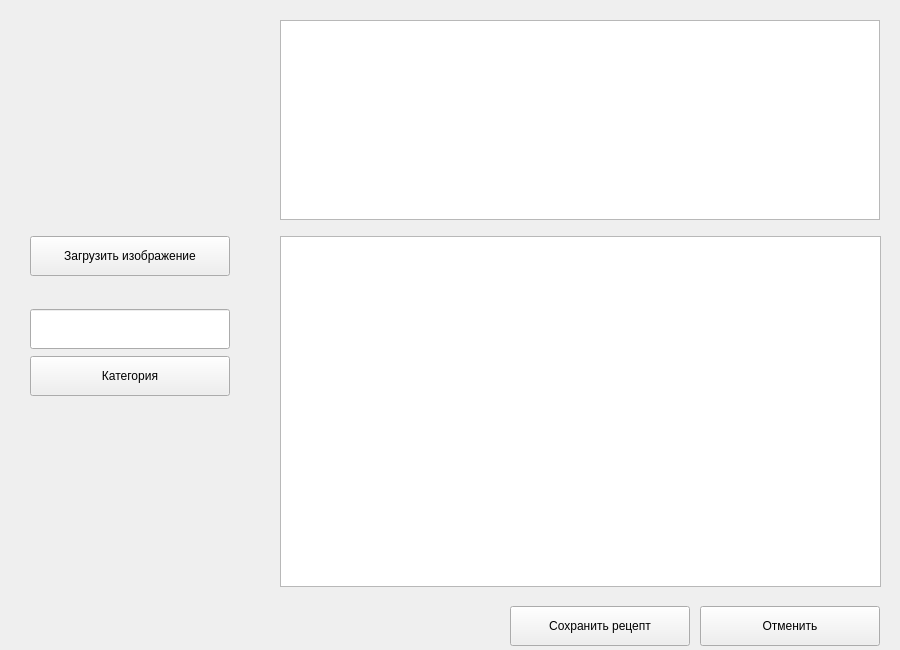
<?xml version="1.0" encoding="UTF-8"?>
<ui version="4.0">
 <class>EditRecordWidget</class>
 <widget class="QWidget" name="EditRecordWidget">
  <property name="geometry">
   <rect>
    <x>0</x>
    <y>0</y>
    <width>900</width>
    <height>650</height>
   </rect>
  </property>
  <property name="minimumSize">
   <size>
    <width>900</width>
    <height>650</height>
   </size>
  </property>
  <property name="maximumSize">
   <size>
    <width>900</width>
    <height>650</height>
   </size>
  </property>
  <property name="windowTitle">
   <string>Изменить рецепт</string>
  </property>
  <property name="windowIcon">
   <iconset>
    <normaloff>../src/icon.png</normaloff>../src/icon.png</iconset>
  </property>
  <widget class="QPushButton" name="cancelButton">
   <property name="geometry">
    <rect>
     <x>700</x>
     <y>606</y>
     <width>180</width>
     <height>40</height>
    </rect>
   </property>
   <property name="text">
    <string>Отменить</string>
   </property>
  </widget>
  <widget class="QLabel" name="picLabel">
   <property name="geometry">
    <rect>
     <x>30</x>
     <y>26</y>
     <width>200</width>
     <height>200</height>
    </rect>
   </property>
   <property name="text">
    <string/>
   </property>
  </widget>
  <widget class="QPushButton" name="saveButton">
   <property name="geometry">
    <rect>
     <x>510</x>
     <y>606</y>
     <width>180</width>
     <height>40</height>
    </rect>
   </property>
   <property name="text">
    <string>Сохранить рецепт</string>
   </property>
  </widget>
  <widget class="QTextEdit" name="ingredientsBox">
   <property name="geometry">
    <rect>
     <x>280</x>
     <y>20</y>
     <width>600</width>
     <height>200</height>
    </rect>
   </property>
  </widget>
  <widget class="QLineEdit" name="nameLine">
   <property name="geometry">
    <rect>
     <x>30</x>
     <y>309</y>
     <width>200</width>
     <height>40</height>
    </rect>
   </property>
  </widget>
  <widget class="QTextEdit" name="recipeBox">
   <property name="geometry">
    <rect>
     <x>280</x>
     <y>236</y>
     <width>601</width>
     <height>351</height>
    </rect>
   </property>
  </widget>
  <widget class="QPushButton" name="selectCategoryButton">
   <property name="geometry">
    <rect>
     <x>30</x>
     <y>356</y>
     <width>200</width>
     <height>40</height>
    </rect>
   </property>
   <property name="text">
    <string>Категория</string>
   </property>
  </widget>
  <widget class="QPushButton" name="addPicButton">
   <property name="geometry">
    <rect>
     <x>30</x>
     <y>236</y>
     <width>200</width>
     <height>40</height>
    </rect>
   </property>
   <property name="text">
    <string>Загрузить изображение</string>
   </property>
  </widget>
 </widget>
 <resources/>
 <connections/>
</ui>
